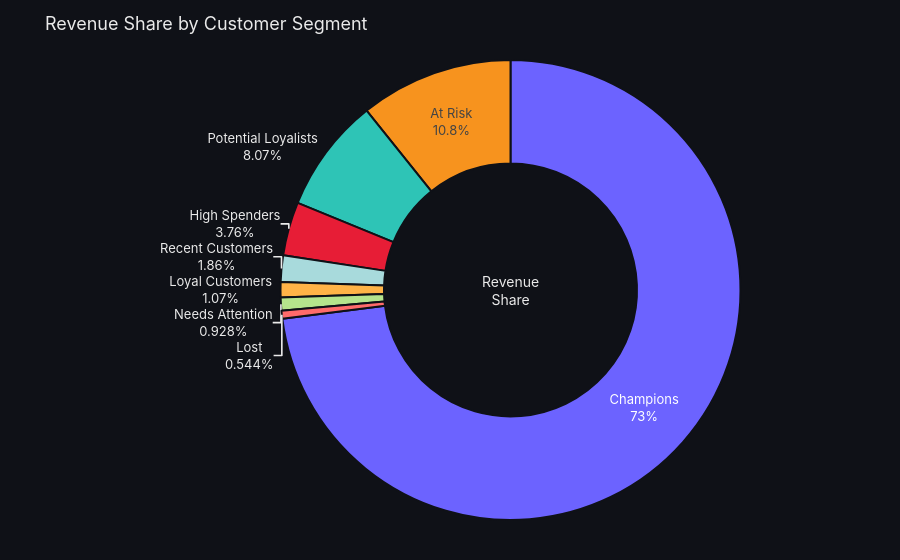

The cell this chart's notebook holds for it:
### Markdown cell above
### 4b. Revenue Share by Segment (Donut)

### Code cell
fig = plot_segment_revenue_share(seg_summary)
fig.show()

### Figure 1 — Plotly figure (JSON) as saved in the notebook; plotly's stock layout.template omitted (floating-point values rounded to 4 significant figures)
{"data": [{"hole": 0.55, "hovertemplate": "%{label}<br>Revenue: £%{value:,.0f}<extra></extra>", "labels": ["Champions", "At Risk", "Potential Loyalists", "High Spenders", "Recent Customers", "Loyal Customers", "Needs Attention", "Lost"], "marker": {"colors": ["#6C63FF", "#F7931E", "#2EC4B6", "#E71D36", "#A8DADC", "#FFB347", "#B5E48C", "#FF6B6B"], "line": {"color": "#0F1117", "width": 2}}, "textinfo": "label+percent", "type": "pie", "values": [6489000.0, 955800.0, 716900.0, 334600.0, 165000.0, 95430.0, 82430.0, 48360.0]}], "layout": {"annotations": [{"font": {"color": "#EAEAEA", "size": 14}, "showarrow": false, "text": "Revenue<br>Share", "x": 0.5, "y": 0.5}], "font": {"color": "#EAEAEA", "family": "Inter, sans-serif", "size": 13}, "legend": {"bgcolor": "rgba(0,0,0,0)", "borderwidth": 0}, "margin": {"b": 40, "l": 40, "r": 40, "t": 60}, "paper_bgcolor": "#0F1117", "plot_bgcolor": "#1E2130", "showlegend": false, "title": {"font": {"color": "#EAEAEA", "size": 18}, "text": "Revenue Share by Customer Segment"}, "xaxis": {"gridcolor": "#2A2D3E", "showgrid": true, "zeroline": false}, "yaxis": {"gridcolor": "#2A2D3E", "showgrid": true, "zeroline": false}}}
